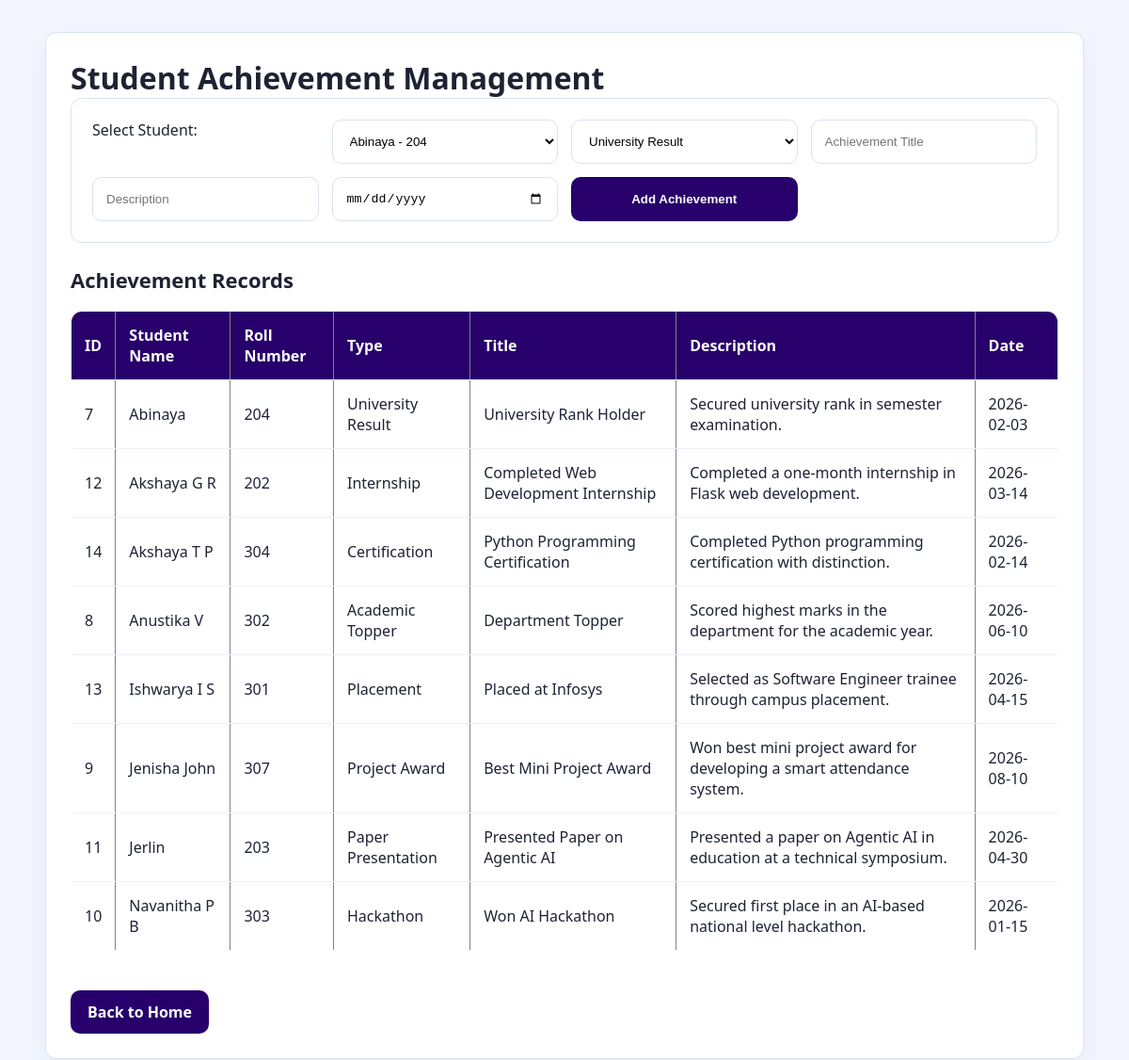
/achievements, run on the app's committed database.
### tables this page shows
CREATE TABLE achievements (
            id INTEGER PRIMARY KEY AUTOINCREMENT,
            student_id INTEGER NOT NULL,
            achievement_type TEXT NOT NULL,
            title TEXT NOT NULL,
            description TEXT NOT NULL,
            achievement_date TEXT NOT NULL,
            FOREIGN KEY (student_id) REFERENCES students(id)
        );

CREATE TABLE students (
            id INTEGER PRIMARY KEY AUTOINCREMENT,
            name TEXT NOT NULL,
            roll_number TEXT NOT NULL,
            department TEXT NOT NULL,
            year TEXT NOT NULL,
            email TEXT NOT NULL
        );

### app.py (the view, shortened to what this page needs)
@app.route("/achievements", methods=["GET", "POST"])
def achievements():
    conn = sqlite3.connect("database.db")
    cursor = conn.cursor()
    cursor.execute("SELECT id, name, roll_number FROM students ORDER BY name ASC")
    students_data = cursor.fetchall()
    cursor.execute("""
    SELECT achievements.id, students.name, students.roll_number,
           achievements.achievement_type, achievements.title,
           achievements.description, achievements.achievement_date
    FROM achievements
    JOIN students ON achievements.student_id = students.id
    ORDER BY students.name ASC
""")
    achievements_data = cursor.fetchall()
    conn.close()
    return render_template(
        "achievements.html",
        students=students_data,
        achievements=achievements_data
    )

### templates/achievements.html (shortened to what this page needs)
<!DOCTYPE html>
<html>
<head>
    <link rel="stylesheet" href="{{ url_for('static', filename='style.css') }}">
</head>
<body>
    <div class="container">
    <h1>Student Achievement Management</h1>
    <form method="POST">
        <label>Select Student:</label>
        <select name="student_id" required>
            {% for student in students %}
            <option value="{{ student[0] }}">
                {{ student[1] }} - {{ student[2] }}
            </option>
            {% endfor %}
        </select>
        <select name="achievement_type" required>
            <option value="University Result">University Result</option>
        </select>
        <input type="text" name="title" placeholder="Achievement Title" required>
        <input type="text" name="description" placeholder="Description" required>
        <input type="date" name="achievement_date" required>
        <button type="submit">Add Achievement</button>
    </form>
    <h2>Achievement Records</h2>
    <table border="1" cellpadding="10">
        <tr>
            <th>ID</th>
            <th>Student Name</th>
            <th>Roll Number</th>
            <th>Type</th>
            <th>Title</th>
            <th>Description</th>
            <th>Date</th>
        </tr>
        {% for achievement in achievements %}
        <tr>
            <td>{{ achievement[0] }}</td>
            <td>{{ achievement[1] }}</td>
            <td>{{ achievement[2] }}</td>
            <td>{{ achievement[3] }}</td>
            <td>{{ achievement[4] }}</td>
            <td>{{ achievement[5] }}</td>
            <td>{{ achievement[6] }}</td>
        </tr>
        {% endfor %}
    </table>
    <br>
    <a href="/">Back to Home</a>
    </div>
</body>
</html>

### static/style.css (style rules this page uses)
* { margin: 0; padding: 0; box-sizing: border-box; }
body { font-family: "Segoe UI", Arial, sans-serif; background: #f3f6ff; color: #1d2333; }
select, input { width: 100%; border: 1px solid #dce2f2; background: white; border-radius: 10px; padding: 14px; outline: none; }
h2 { font-size: 22px; margin-bottom: 18px; }
form { background: white; border: 1px solid #dce2f2; border-radius: 12px; padding: 22px; display: grid; grid-template-columns: repeat(auto-fit, minmax(210px, 1fr)); gap: 14px; margin-bottom: 24px; }
button { border: none; background: #27006b; color: white; border-radius: 10px; padding: 13px 18px; font-weight: 700; cursor: pointer; }
table { width: 100%; border-collapse: collapse; background: white; border-radius: 12px; overflow: hidden; }
th, td { padding: 14px; border-bottom: 1px solid #edf1fb; text-align: left; }
th { background: #27006b; color: white; }
.container { width: min(1180px, 92%); margin: 34px auto; background: white; border: 1px solid #dce2f2; border-radius: 12px; padding: 26px; box-shadow: 0 12px 28px rgba(35, 45, 80, 0.06); }
.container > a, .back-link { display: inline-block; margin-top: 20px; text-decoration: none; background: #27006b; color: white; padding: 12px 18px; border-radius: 10px; font-weight: 700; }

### data on the page
achievements: id "7", name "Abinaya", roll_number "204", achievement_type "University Result", title "University Rank Holder", description "Secured university rank in semester examination.", achievement_date "2026-02-03"
achievements: id "12", name "Akshaya G R", roll_number "202", achievement_type "Internship", title "Completed Web Development Internship", description "Completed a one-month internship in Flask web development.", achievement_date "2026-03-14"
achievements: id "14", name "Akshaya T P", roll_number "304", achievement_type "Certification", title "Python Programming Certification", description "Completed Python programming certification with distinction.", achievement_date "2026-02-14"
achievements: id "8", name "Anustika V", roll_number "302", achievement_type "Academic Topper", title "Department Topper", description "Scored highest marks in the department for the academic year.", achievement_date "2026-06-10"
achievements: id "13", name "Ishwarya I S", roll_number "301", achievement_type "Placement", title "Placed at Infosys", description "Selected as Software Engineer trainee through campus placement.", achievement_date "2026-04-15"
achievements: id "9", name "Jenisha John", roll_number "307", achievement_type "Project Award", title "Best Mini Project Award", description "Won best mini project award for developing a smart attendance system.", achievement_date "2026-08-10"
achievements: id "11", name "Jerlin", roll_number "203", achievement_type "Paper Presentation", title "Presented Paper on Agentic AI", description "Presented a paper on Agentic AI in education at a technical symposium.", achievement_date "2026-04-30"
achievements: id "10", name "Navanitha P B", roll_number "303", achievement_type "Hackathon", title "Won AI Hackathon", description "Secured first place in an AI-based national level hackathon.", achievement_date "2026-01-15"

### other printed values
form field student_id "Abinaya - 204"
